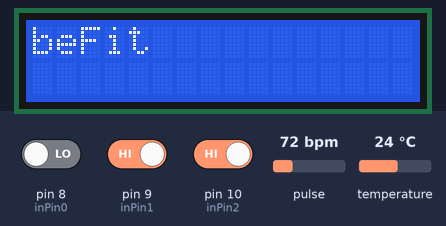
A sketch run on a simulated Arduino Uno, built with avr-gcc and run on an emulated ATmega328P. Shown: 16×2 character LCD. The inputs (shaded band) are chosen by the test bench; at power-on: pin 10 (inPin2) HIGH, temperature 24 °C, pin 8 (inPin0) LOW, pin 9 (inPin1) HIGH, pulse 72 bpm.

Above: at 5.6 s.
5.7 s: pin 10 (inPin2) driven LOW
At 11.2 s:
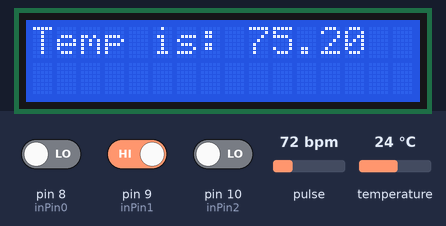
16.5 s: temperature set to 12 °C
At 16.9 s:
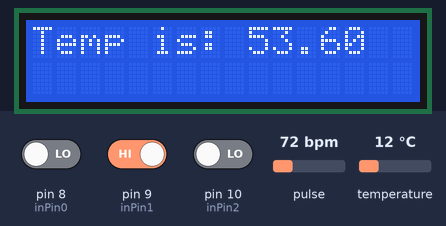
23.1 s: temperature set to 19 °C
At 29.4 s:
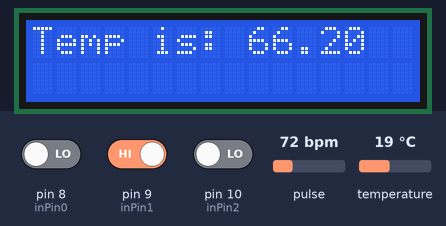
33.9 s: temperature set to 28 °C
At 35.1 s:
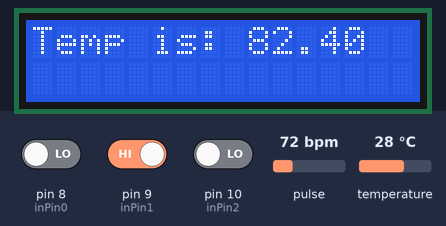
40.4 s: pin 8 (inPin0) driven HIGH
At 45.8 s:
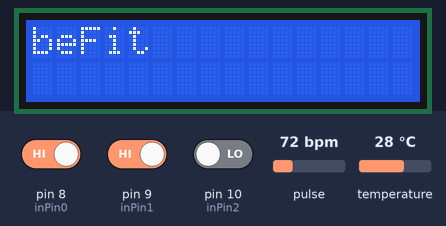
51.1 s: pin 9 (inPin1) driven LOW
At 56.1 s:
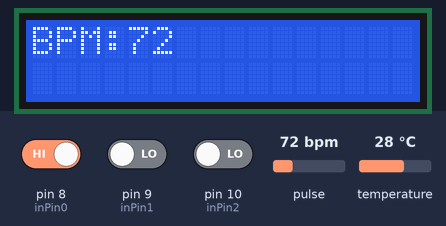
Timing chart, 0 to 57.6 s (numbered marks = the images above; inputs shaded):
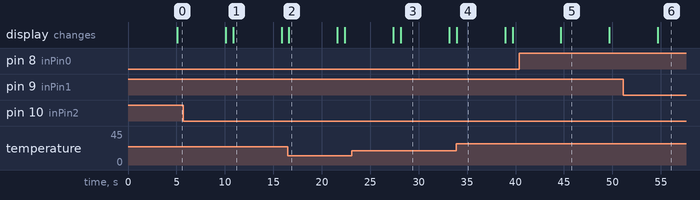

The sketch:

trigger.ino
```cpp
int inPin0 = 8;
int inPin1 = 9;
int inPin2 = 10;

int val0 = 0;
int val1 = 0;
int val2 = 0;
#include <LiquidCrystal.h>

// initialize the library by associating any needed LCD interface pin
// with the arduino pin number it is connected to

const int rs = 12, en = 11, d4 = 7, d5 = 6, d6 = 5, d7 = 4;
LiquidCrystal lcd(rs, en, d4, d5, d6, d7);
#include <OneWire.h>
#include <DallasTemperature.h>

// Data wire is plugged into pin 2 on the Arduino
#define ONE_WIRE_BUS 13

// Setup a oneWire instance to communicate with any OneWire devices
// (not just Maxim/Dallas temperature ICs)
OneWire oneWire(ONE_WIRE_BUS);

// Pass our oneWire reference to Dallas Temperature.
DallasTemperature sensors(&oneWire);
#define USE_ARDUINO_INTERRUPTS true    // Set-up low-level interrupts for most acurate BPM math.
#include <PulseSensorPlayground.h>     // Includes the PulseSensorPlayground Library.

//  Variables
const int PulseWire = 0;       // PulseSensor PURPLE WIRE connected to ANALOG PIN 0
//const int LED13 = 13;          // The on-board Arduino LED, close to PIN 13.
int Threshold = 550;           // Determine which Signal to "count as a beat" and which to ignore.
                               // Use the "Gettting Started Project" to fine-tune Threshold Value beyond default setting.
                               // Otherwise leave the default "550" value.

PulseSensorPlayground pulseSensor;  // Creates an instance of the PulseSensorPlayground object called "pulseSensor"
int Signal;


void setup()
{
  pinMode(inPin0 ,INPUT);
  pinMode(inPin1 ,INPUT);
  pinMode(inPin2 ,INPUT);
  lcd.begin(16,2);
  Serial.begin(9600);
  //lcd.print("beFit!");
  // start serial port

  //Serial.println("Dallas Temperature IC Control Library Demo");

  // Start up the library
  sensors.begin();

  //Serial.begin(9600);          // For Serial Monitor

  // Configure the PulseSensor object, by assigning our variables to it.
  pulseSensor.analogInput(PulseWire);
//  pulseSensor.blinkOnPulse(LED13);       //auto-magically blink Arduino's LED with heartbeat.
  pulseSensor.setThreshold(Threshold);

  // Double-check the "pulseSensor" object was created and "began" seeing a signal.
   if (pulseSensor.begin()) {

    //Serial.println("pulseObject created !");  //This prints one time at Arduino power-up,  or on Arduino reset.

  }
}


void loop()
{
  val0 = digitalRead(inPin0);
  val1 = digitalRead(inPin1);
  val2 = digitalRead(inPin2);
  if(val0==HIGH && val1==LOW && val2==LOW)
  {
    //lcd.print("place your finger");
    //delay(2000);
    //lcd.clear();
    //delay(5000);
    int myBPM = pulseSensor.getBeatsPerMinute();
    if (pulseSensor.sawStartOfBeat()){
    //int myBPM = pulseSensor.getBeatsPerMinute();
    lcd.print("BPM:");
    lcd.println(myBPM);

    delay(5000);
    lcd.clear();
    }


  }
  else if(val0==LOW && val1==HIGH && val2==LOW)
  {
    sensors.requestTemperatures();
    lcd.print("Temp is: ");
    lcd.print(sensors.getTempFByIndex(0));
    delay(5000);
    lcd.clear();


  }
 /* if(val2==0)
  {


  }*/
  else
  {
    lcd.print("beFit");
    delay(5000);
    lcd.clear();
    //delay(5000);

  }


}
```

Measured:
- after the input at 16.5 s, the display: changes after 0.12 s (image 2)
- after the input at 23.1 s, the display: first differs from a run without the input after 5.1 s (image 3)
- after the input at 33.9 s, the display: changes at once (image 4)
- after the input at 40.4 s, the display: first differs from a run without the input after 4.3 s (image 5)
- after the input at 51.1 s, the display: first differs from a run without the input after 3.6 s (image 6)
- what the display in image 1 shows lasts 5.1 s, from 10.8 s to 15.9 s
